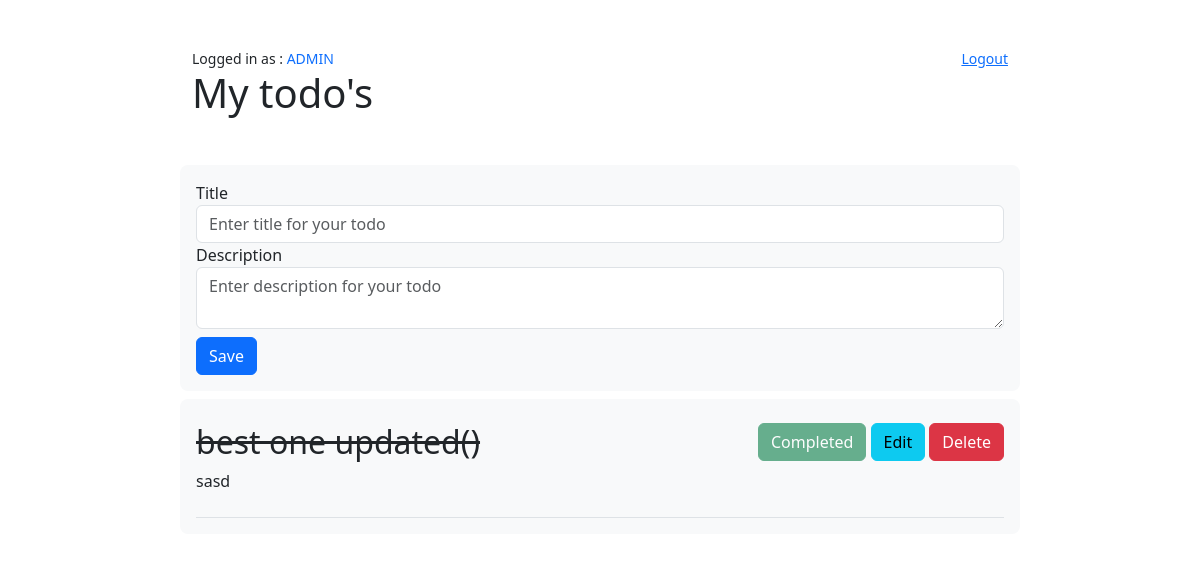
The app's page / (signed in) with its own data.
### home/models.py (models this page shows, shortened)
class Todo(models.Model):
    title  = models.CharField(max_length=200, blank = False, null = False)
    description = models.TextField(blank = True, null = True)
    is_completed = models.BooleanField(default=False)
    date_created = models.DateTimeField(auto_now_add=True)
    date_updated = models.DateTimeField(auto_now=True)
    created_by = models.ForeignKey(User, on_delete=models.CASCADE,default=1)

### home/views.py (the view)
# urls.py: path('', views.view_todos, name='home'),
def view_todos(request):
    if request.user.is_authenticated:
        todos = Todo.objects.filter(created_by=request.user).order_by("-id")
        print(request.user)
        context = {
            "todos": todos
        }
        return render(request, "home/index.html", context)
    else:
        return redirect("login")

### templates/home/index.html (shortened to what this page needs)
{% extends "home/base.html" %}
{% block content %}
    <div class="container mt-5 " style="width: 70%;">
        <small class="d-flex justify-content-between"><div>Logged in as : <span class="text-primary text-uppercase">{{request.user.username}}</span></div>
             <span class="text-danger font-weight-bold"><a href="{% url 'logout' %}">Logout</a></span> </small>
        <h1>My todo's</h1>
    </div>
    <div class="container bg-light mt-5 p-3 rounded-3" style="width: 70%;">
        <form action="{% url 'abc' %}" method="post">
            <div class="form-group">
                <label for='title'>Title</label>
                <input type="text" class="form-control" name="title" placeholder="Enter title for your todo">
            </div>
            <div class="form-group">
                <label for='description'>Description</label>
                <textarea name="description" class="form-control" id="description" placeholder="Enter description for your todo"></textarea>
            </div>
            <button class="btn btn-primary mt-2" type="submit">Save</button>
        </form>
    </div>
    <div class="container bg-light mt-2 p-3 rounded-3" style="width: 70%;">
        {% for todo in todos %}
        <div class="border-bottom py-2 d-flex justify-content-between">
            <div>
            {% if todo.is_completed %}
                <strike><h2>{{todo.title}}</h2></strike>
                <p>{{todo.description}}</p>
            {% else %}
                <h2>{{todo.title}}</h2>
                <p>{{todo.description}}</p>
            {% endif%}
        </div>
        <div>
            {% if todo.is_completed %}
            <button class="btn btn-success disabled">Completed</button>
            {% else %}
            <a href="{% url 'complete' todo.id %}"><button class="btn btn-success">Complete</button></a>
            {% endif %}
            <a href="{% url 'update' todo.id %}"><button class="btn btn-info">Edit</button></a>
            <a href="{% url 'delete' todo.id %}"><button class="btn btn-danger">Delete</button></a>
        </div>
        </div>
    {% endfor %}
    </div>
    {% endblock content %}

### records on screen
Todo: title "best one updated()", description "sasd", is_completed "Completed"

### other values on screen
{{ request.user.username }} "ADMIN"
